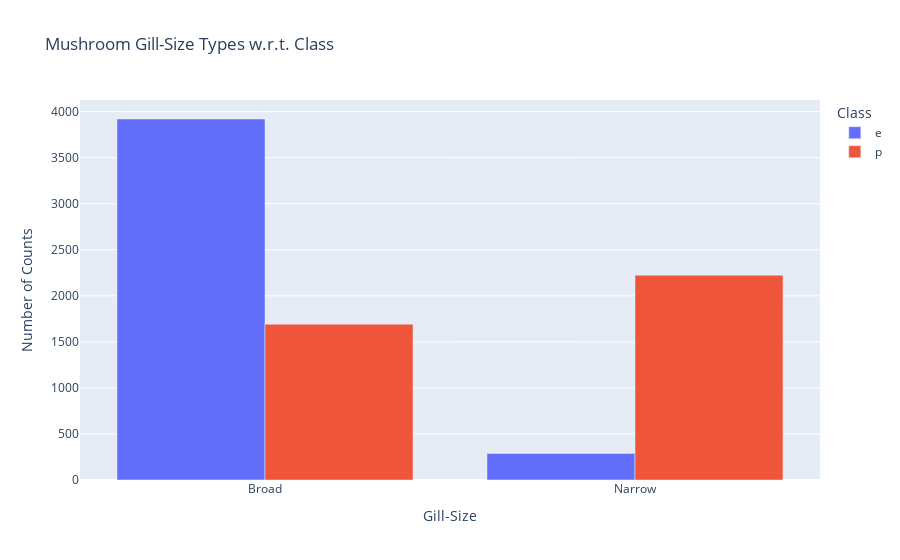

The cell this chart's notebook holds for it:
### Code cell
# using plotly
import plotly.express as px

# Group by 'gill-size' and 'class' and count the occurrences
mushroom_visualization = mushroom.groupby(['gill-size', 'class']).size().reset_index(name='count')

# Map 'gill-size' values to meaningful labels
gill_size_labels = {'n': 'Narrow', 'b': 'Broad'}
mushroom_visualization['gill-size'] = mushroom_visualization['gill-size'].map(gill_size_labels)

# Plot the count of gill-size types with respect to class using Plotly
fig = px.bar(mushroom_visualization, x='gill-size', y='count', color='class', barmode='group',
             labels={'count': 'Number of Counts', 'gill-size': 'Gill-Size', 'class': 'Class'},
             title='Mushroom Gill-Size Types w.r.t. Class')

# Show the plot
fig.show()

### Figure 1 — Plotly figure (JSON) as saved in the notebook; plotly's stock layout.template omitted (floating-point values rounded to 4 significant figures)
{"data": [{"alignmentgroup": "True", "hovertemplate": "Class=e<br>Gill-Size=%{x}<br>Number of Counts=%{y}<extra></extra>", "legendgroup": "e", "marker": {"color": "#636efa", "pattern": {"shape": ""}}, "name": "e", "offsetgroup": "e", "orientation": "v", "showlegend": true, "textposition": "auto", "type": "bar", "x": ["Broad", "Narrow"], "xaxis": "x", "y": [3920, 288], "yaxis": "y"}, {"alignmentgroup": "True", "hovertemplate": "Class=p<br>Gill-Size=%{x}<br>Number of Counts=%{y}<extra></extra>", "legendgroup": "p", "marker": {"color": "#EF553B", "pattern": {"shape": ""}}, "name": "p", "offsetgroup": "p", "orientation": "v", "showlegend": true, "textposition": "auto", "type": "bar", "x": ["Broad", "Narrow"], "xaxis": "x", "y": [1692, 2224], "yaxis": "y"}], "layout": {"barmode": "group", "legend": {"title": {"text": "Class"}, "tracegroupgap": 0}, "title": {"text": "Mushroom Gill-Size Types w.r.t. Class"}, "xaxis": {"anchor": "y", "domain": [0, 1], "title": {"text": "Gill-Size"}}, "yaxis": {"anchor": "x", "domain": [0, 1], "title": {"text": "Number of Counts"}}}}
